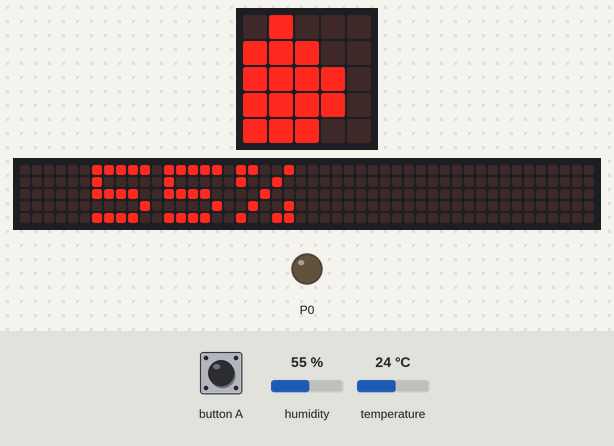
Bench run of a program on a simulated BBC micro:bit (MakeCode). Parts: the board's 5×5 LED display, a strip that is not on the board, showing the scrolling text unrolled, output pins drawn as LEDs (lit = HIGH). Inputs (shaded band) come from the test bench; at power-on: temperature 24 °C, humidity 55 %. The 48×5 strip is a reading aid, not a part: it shows the text the display is scrolling, unrolled, one strip-width of it at a time.

Above: at 8.06 s.
8.1 s: button A pressed for 0.15 s
8.8 s: temperature set to 12 °C
At 13.5 s:
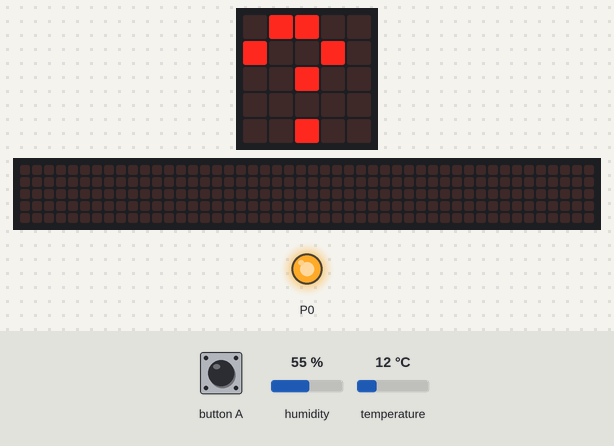
At 21.3 s:
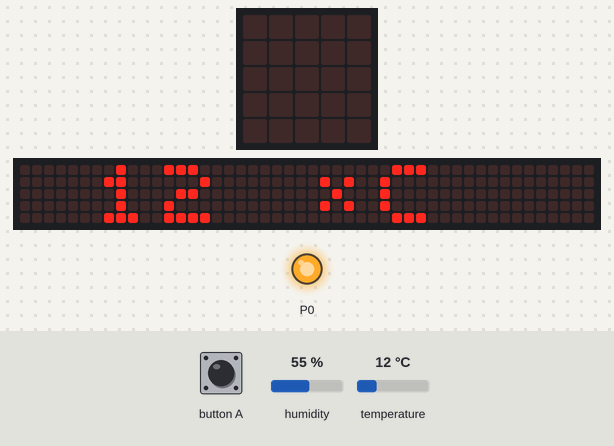
Timing chart, 0 to 22.8 s (numbered marks = the images above; inputs shaded):
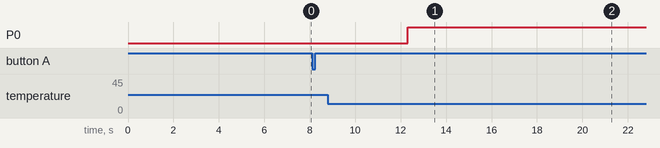

The program:

main.ts
```typescript
input.onButtonPressed(Button.A, function () {
    if (READING == 0) {
        REV_DHT = 1
        basic.showLeds(`
            . # # . .
            # . . # .
            . . # . .
            . . . . .
            . . # . .
            `)
        basic.pause(5000)
        dht11_dht22.queryData(
        DHTtype.DHT11,
        DigitalPin.P1,
        true,
        false,
        true
        )
        if (dht11_dht22.sensorrResponding() == true) {
            basic.showLeds(`
                . . # . .
                . # . # .
                # . . . #
                # . . . #
                . # # # .
                `)
            basic.showLeds(`
                . . . . .
                . . . . #
                . . . # .
                # . # . .
                . # . . .
                `)
            // En inglés es para que sea universal (son falsos cognados en español).
            basic.showString("Hum.(DHT11) Responding...")
        } else {
            basic.showLeds(`
                . . # . .
                . # . # .
                # . . . #
                # . . . #
                . # # # .
                `)
            basic.showLeds(`
                # . . . #
                . # . # .
                . . # . .
                . # . # .
                # . . . #
                `)
            // En inglés es para que sea universal.
            basic.showString("Hum.[DHT11] No Responding...")
        }
        basic.pause(5000)
        dht11_dht22.queryData(
        DHTtype.DHT22,
        DigitalPin.P2,
        true,
        false,
        true
        )
        if (dht11_dht22.sensorrResponding() == true) {
            basic.showLeds(`
                # # . . .
                # # . # #
                . . # . .
                . . # . .
                . . . # #
                `)
            basic.showLeds(`
                . . . . .
                . . . . #
                . . . # .
                # . # . .
                . # . . .
                `)
            // En inglés es para que sea universal (son falsos cognados en español).
            basic.showString("Temp.[DHT22] Responding...")
        } else {
            basic.showLeds(`
                # # . . .
                # # . # #
                . . # . .
                . . # . .
                . . . # #
                `)
            basic.showLeds(`
                # . . . #
                . # . # .
                . . # . .
                . # . # .
                # . . . #
                `)
            // En inglés es para que sea universal (son falsos cognados en español).
            basic.showString("Temp.[DHT22] No Responding...")
        }
        basic.showLeds(`
            # # # # #
            # . # . #
            . . # . .
            . . # . .
            . # # # .
            `)
        basic.showLeds(`
            . . . . .
            . . . . .
            . # # # .
            . . . . .
            . . . . .
            `)
    }
})
let TP_BM_MIN = 0
let REV_DHT = 0
let READING = 0
radio.setGroup(57)
dht11_dht22.selectTempType(tempType.celsius)
basic.showLeds(`
    . . # . .
    . . # . .
    # . # . #
    # . . . #
    . # # # .
    `)
loops.everyInterval(20000, function () {
    dht11_dht22.queryData(
    DHTtype.DHT11,
    DigitalPin.P1,
    true,
    false,
    true
    )
    basic.pause(5000)
    if (dht11_dht22.readDataSuccessful() == true) {
        basic.showLeds(`
            . . # . .
            . # # # .
            # # # # #
            # # # # #
            . # # # .
            `)
        TP_BM_MIN = dht11_dht22.readData(dataType.humidity)
        basic.showString(" " + TP_BM_MIN + "%")
    } else {
        basic.showLeds(`
            . . # . .
            . . # # .
            # # . # #
            # # # . #
            . # # # .
            `)
        led.plotBrightness(0, 0, 12)
        led.plotBrightness(1, 1, 12)
        led.plotBrightness(2, 2, 12)
        led.plotBrightness(3, 3, 12)
        led.plotBrightness(4, 4, 12)
    }
    if (dht11_dht22.readDataSuccessful() == true) {
        if (TP_BM_MIN <= 70) {
            pins.digitalWritePin(DigitalPin.P0, 1)
        } else {
            pins.digitalWritePin(DigitalPin.P0, 0)
        }
    }
    dht11_dht22.queryData(
    DHTtype.DHT22,
    DigitalPin.P2,
    true,
    false,
    true
    )
    basic.pause(3000)
    if (dht11_dht22.readDataSuccessful() == true) {
        basic.showLeds(`
            # # . . .
            # # . # #
            . . # . .
            . . # . .
            . . . # #
            `)
        basic.showString(" " + dht11_dht22.readData(dataType.temperature) + " *C")
    } else {
        basic.showLeds(`
            . # . . .
            # . . # #
            . . . . .
            . . # . .
            . . . # .
            `)
        led.plotBrightness(0, 0, 12)
        led.plotBrightness(1, 1, 12)
        led.plotBrightness(2, 2, 12)
        led.plotBrightness(3, 3, 12)
        led.plotBrightness(4, 4, 12)
    }
    basic.pause(3000)
    READING = 0
    basic.showLeds(`
        . . # . .
        . # # # .
        . . . . .
        . # # # .
        . . . . .
        `)
    basic.pause(5000)
    pauseUntil(() => REV_DHT >= 0)
    READING = 1
})
```

test.ts
```typescript
// aquí va el archivo "tests"; esto no se compilará cuando este paquete se utilice como una extensión.
```

Measured:
- what the display in image 1 shows lasts 5.0 s, from 12.3 s to 17.3 s
